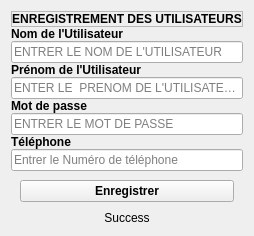
                  <widget class="QCustomSlideMenu" name="page_7">
                   <layout class="QVBoxLayout" name="verticalLayout_58">
                    <item>
                     <widget class="QWidget" name="widget_7" native="true">
                      <layout class="QVBoxLayout" name="verticalLayout_49">
                       <property name="spacing">
                        <number>0</number>
                       </property>
                       <property name="leftMargin">
                        <number>0</number>
                       </property>
                       <property name="topMargin">
                        <number>0</number>
                       </property>
                       <property name="rightMargin">
                        <number>0</number>
                       </property>
                       <property name="bottomMargin">
                        <number>0</number>
                       </property>
                       <item>
                        <widget class="QCustomSlideMenu" name="PopopSubFormular2_5" native="true">
                         <layout class="QVBoxLayout" name="verticalLayout_50">
                          <property name="spacing">
                           <number>0</number>
                          </property>
                          <property name="leftMargin">
                           <number>0</number>
                          </property>
                          <property name="topMargin">
                           <number>0</number>
                          </property>
                          <property name="rightMargin">
                           <number>0</number>
                          </property>
                          <property name="bottomMargin">
                           <number>0</number>
                          </property>
                          <item alignment="Qt::AlignTop">
                           <widget class="QFrame" name="frame_12">
                            <property name="frameShape">
                             <enum>QFrame::StyledPanel</enum>
                            </property>
                            <property name="frameShadow">
                             <enum>QFrame::Raised</enum>
                            </property>
                            <layout class="QHBoxLayout" name="horizontalLayout_55">
                             <property name="spacing">
                              <number>0</number>
                             </property>
                             <property name="leftMargin">
                              <number>0</number>
                             </property>
                             <property name="topMargin">
                              <number>0</number>
                             </property>
                             <property name="rightMargin">
                              <number>0</number>
                             </property>
                             <property name="bottomMargin">
                              <number>0</number>
                             </property>
                             <item alignment="Qt::AlignLeft|Qt::AlignTop">
                              <widget class="QLabel" name="label_37">
                               <property name="sizePolicy">
                                <sizepolicy hsizetype="Expanding" vsizetype="Preferred">
                                 <horstretch>0</horstretch>
                                 <verstretch>0</verstretch>
                                </sizepolicy>
                               </property>
                               <property name="font">
                                <font>
                                 <weight>75</weight>
                                 <bold>true</bold>
                                </font>
                               </property>
                               <property name="text">
                                <string>ENREGISTREMENT DES UTILISATEURS</string>
                               </property>
                               <property name="alignment">
                                <set>Qt::AlignCenter</set>
                               </property>
                              </widget>
                             </item>
                            </layout>
                           </widget>
                          </item>
                          <item>
                           <widget class="QWidget" name="widget_63" native="true">
                            <property name="sizePolicy">
                             <sizepolicy hsizetype="Preferred" vsizetype="Expanding">
                              <horstretch>0</horstretch>
                              <verstretch>0</verstretch>
                             </sizepolicy>
                            </property>
                            <layout class="QVBoxLayout" name="verticalLayout_51">
                             <property name="spacing">
                              <number>0</number>
                             </property>
                             <property name="leftMargin">
                              <number>0</number>
                             </property>
                             <property name="topMargin">
                              <number>0</number>
                             </property>
                             <property name="rightMargin">
                              <number>0</number>
                             </property>
                             <property name="bottomMargin">
                              <number>0</number>
                             </property>
                             <item>
                              <widget class="QWidget" name="widget_64" native="true">
                               <layout class="QVBoxLayout" name="verticalLayout_52">
                                <property name="spacing">
                                 <number>0</number>
                                </property>
                                <property name="leftMargin">
                                 <number>0</number>
                                </property>
                                <property name="topMargin">
                                 <number>0</number>
                                </property>
                                <property name="rightMargin">
                                 <number>0</number>
                                </property>
                                <property name="bottomMargin">
                                 <number>0</number>
                                </property>
                                <item>
                                 <widget class="QLabel" name="label_38">
                                  <property name="font">
                                   <font>
                                    <weight>75</weight>
                                    <bold>true</bold>
                                   </font>
                                  </property>
                                  <property name="text">
                                   <string>Nom de l'Utilisateur</string>
                                  </property>
                                  <property name="alignment">
                                   <set>Qt::AlignLeading|Qt::AlignLeft|Qt::AlignVCenter</set>
                                  </property>
                                 </widget>
                                </item>
                                <item>
                                 <widget class="QLineEdit" name="lineEdit_34">
                                  <property name="placeholderText">
                                   <string>ENTRER LE NOM DE L'UTILISATEUR</string>
                                  </property>
                                 </widget>
                                </item>
                               </layout>
                              </widget>
                             </item>
                             <item>
                              <widget class="QWidget" name="widget_65" native="true">
                               <layout class="QVBoxLayout" name="verticalLayout_53">
                                <property name="spacing">
                                 <number>0</number>
                                </property>
                                <property name="leftMargin">
                                 <number>0</number>
                                </property>
                                <property name="topMargin">
                                 <number>0</number>
                                </property>
                                <property name="rightMargin">
                                 <number>0</number>
                                </property>
                                <property name="bottomMargin">
                                 <number>0</number>
                                </property>
                                <item>
                                 <widget class="QLabel" name="label_39">
                                  <property name="font">
                                   <font>
                                    <weight>75</weight>
                                    <bold>true</bold>
                                   </font>
                                  </property>
                                  <property name="text">
                                   <string>Prénom de l'Utilisateur</string>
                                  </property>
                                 </widget>
                                </item>
                                <item>
                                 <widget class="QLineEdit" name="lineEdit_35">
                                  <property name="placeholderText">
                                   <string>ENTER LE  PRENOM DE L'UTILISATEUR</string>
                                  </property>
                                 </widget>
                                </item>
                               </layout>
                              </widget>
                             </item>
                             <item>
                              <widget class="QWidget" name="widget_66" native="true">
                               <layout class="QVBoxLayout" name="verticalLayout_54">
                                <property name="spacing">
                                 <number>0</number>
                                </property>
                                <property name="leftMargin">
                                 <number>0</number>
                                </property>
                                <property name="topMargin">
                                 <number>0</number>
                                </property>
                                <property name="rightMargin">
                                 <number>0</number>
                                </property>
                                <property name="bottomMargin">
                                 <number>0</number>
                                </property>
                                <item>
                                 <widget class="QLabel" name="label_40">
                                  <property name="font">
                                   <font>
                                    <weight>75</weight>
                                    <bold>true</bold>
                                   </font>
                                  </property>
                                  <property name="text">
                                   <string>Mot de passe</string>
                                  </property>
                                 </widget>
                                </item>
                                <item>
                                 <widget class="QLineEdit" name="lineEdit_36">
                                  <property name="placeholderText">
                                   <string>ENTRER LE MOT DE PASSE</string>
                                  </property>
                                 </widget>
                                </item>
                               </layout>
                              </widget>
                             </item>
                             <item>
                              <widget class="QWidget" name="widget_67" native="true">
                               <layout class="QVBoxLayout" name="verticalLayout_55">
                                <property name="spacing">
                                 <number>0</number>
                                </property>
                                <property name="leftMargin">
                                 <number>0</number>
                                </property>
                                <property name="topMargin">
                                 <number>0</number>
                                </property>
                                <property name="rightMargin">
                                 <number>0</number>
                                </property>
                                <property name="bottomMargin">
                                 <number>0</number>
                                </property>
                                <item>
                                 <widget class="QLabel" name="label_41">
                                  <property name="font">
                                   <font>
                                    <weight>75</weight>
                                    <bold>true</bold>
                                   </font>
                                  </property>
                                  <property name="text">
                                   <string>Téléphone</string>
                                  </property>
                                 </widget>
                                </item>
                                <item>
                                 <widget class="QLineEdit" name="lineEdit_37">
                                  <property name="placeholderText">
                                   <string>Entrer le Numéro de téléphone</string>
                                  </property>
                                 </widget>
                                </item>
                               </layout>
                              </widget>
                             </item>
                             <item>
                              <widget class="QWidget" name="widget_70" native="true">
                               <layout class="QHBoxLayout" name="horizontalLayout_59">
                                <item>
                                 <widget class="QPushButton" name="ValidateRTVSBtn_2">
                                  <property name="sizePolicy">
                                   <sizepolicy hsizetype="Minimum" vsizetype="Preferred">
                                    <horstretch>0</horstretch>
                                    <verstretch>0</verstretch>
                                   </sizepolicy>
                                  </property>
                                  <property name="font">
                                   <font>
                                    <weight>75</weight>
                                    <bold>true</bold>
                                   </font>
                                  </property>
                                  <property name="text">
                                   <string>Enregistrer</string>
                                  </property>
                                  <property name="icon">
                                   <iconset resource="../Utilisateur/resources.qrc">
                                    <normaloff>:/icons/icons/save.svg</normaloff>:/icons/icons/save.svg</iconset>
                                  </property>
                                  <property name="iconSize">
                                   <size>
                                    <width>24</width>
                                    <height>24</height>
                                   </size>
                                  </property>
                                 </widget>
                                </item>
                               </layout>
                              </widget>
                             </item>
                            </layout>
                           </widget>
                          </item>
                          <item>
                           <widget class="QLabel" name="label_10">
                            <property name="text">
                             <string>Success</string>
                            </property>
                            <property name="alignment">
                             <set>Qt::AlignCenter</set>
                            </property>
                           </widget>
                          </item>
                         </layout>
                        </widget>
                       </item>
                      </layout>
                     </widget>
                    </item>
                   </layout>
                  </widget>
